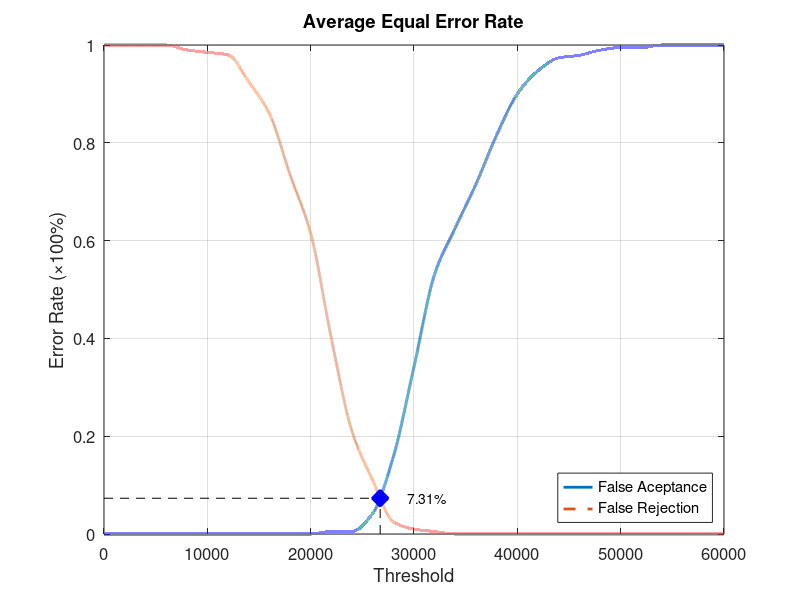
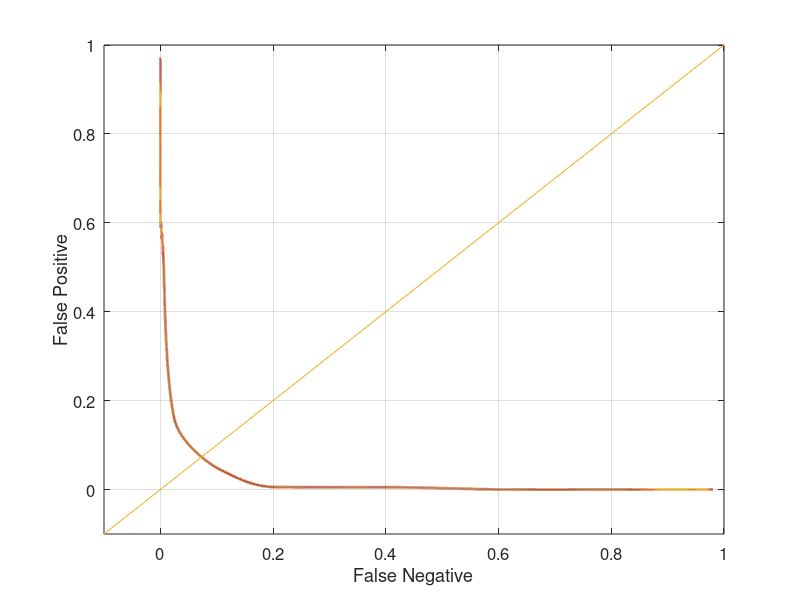

The MATLAB source for these figures, in order:
function yEER = Database4_1
close all;
clear;
clc;
x = 0:2000:60000;
xq = 0:0.5:60000;

y0 = [0 0 0 0 0 0 0 0 0 0 0 0.00526316 0.00526316 0.0421053 0.157895 0.342105 0.531579 0.626316 0.715789 0.815789 0.9 0.947368 0.973684 0.978947 0.989474 0.994737 0.994737 1 1 1 1];
yy0 = interp1(x, y0, xq, 'pchip');
y1 = [1 1 1 1 0.99 0.985 0.98 0.925 0.86 0.735 0.615 0.4 0.21 0.11 0.025 0.01 0.005 0 0 0 0 0 0 0 0 0 0 0 0 0 0];
yy1 = interp1(x, y1, xq, 'pchip');

% Calculating EER: 
y2 = abs(y0 - y1);
find(y2 == min(y2))
yy2 = abs(yy0 - yy1);
xEER = find(yy2 == min(yy2));
xEERIndex = xq(xEER) % X-axis EER
yEER = yy0(xEER) % Y-axis EER

main = figure
plot(xq, yy0,'-','LineWidth', 2);	hold on
plot(xq, yy1,'--','LineWidth', 2);	hold on
plot([xEERIndex xEERIndex], [0 yEER], 'k--');	hold on
plot([0 xEERIndex], [yEER yEER], 'k--');	hold on
plot(xEERIndex, yEER, 'bx', 'LineWidth', 10);	hold on
text(xEERIndex + 10 * xEERIndex / 100, yEER, [num2str(round((10000 * yEER)) / 100) '%'])
legend('False Aceptance', 'False Rejection', 'Location', 'SouthEast')
xlabel('Threshold')
ylabel('Error Rate (\times100%)')
title('Average Equal Error Rate')
set(gca, 'FontSize', 12)
axis([0 60000 0 1])
grid on

print(main, 'Database4_1Main', '-dpng');
FNRxFPR = figure('Color', [1 1 1]);
plot(yy1, yy0, '-', yy1, yy0, 'LineWidth', 2);
hold on
y = -0.1:0.1:1
plot(y, y); 
set(gca, 'FontSize', 12)
xlabel('False Negative')
ylabel('False Positive')
axis([-0.1 1 -0.1 1])
set(gca, 'FontSize', 12)
grid on

print(FNRxFPR, 'Database4_1FNRxFPR','-dpng');
end
